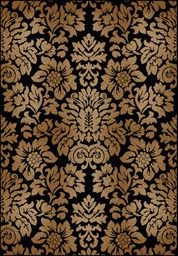
#> input picture job/RM-ImageDetection-custom_rug2/RM-ImageDetection-custom_rug2/custom_color_testMyself/input/m3.jpg, 178 x 256 px, shrunk from 412 x 591 before the run
$ python final_main.py
#> lines starting #> are read from the running program, lines starting #| are printed output that depends on the picture
### job/RM-ImageDetection-custom_rug2/RM-ImageDetection-custom_rug2/custom_color_testMyself/functions/func.py
import numpy as np


def crop(img):
    l1, w1, ch = np.shape(img)
    k =0
    t =0
    k1 =0
    t1 =0
    for i in range(0,int(w1/2)):
        if img[int(l1/2),i,0]!=255 or  img[int(l1/2),i,1]!=255 or  img[int(l1/2),i,2]!=255:
            k = i
            #print(k)
            break
    for i in range(0,int(l1/2)):
        if img[i,int(w1/2),0]!=255 or  img[i,int(w1/2),1]!=255 or  img[i,int(w1/2),2]!=255:
            t = i
            #print(t)
            break

    for i in range(1,int(w1/2)):
        if img[int(l1/2),w1-i,0]!=255 or  img[int(l1/2),w1-i,1]!=255 or  img[int(l1/2),w1-i,2]!=255:
            k1 = w1-i-1
            #print(k1)
            break
    for i in range(1,int(l1/2)):
        if img[l1-i,int(w1/2),0]!=255 or  img[l1-i,int(w1/2),1]!=255 or  img[l1-i,int(w1/2),2]!=255:
            t1 = l1-i-1
            #print(t1)
            break
    img2 = img[t:t1,k:k1,:]
    return img2

def maxRepeating(img, num):
    count = np.zeros([num])
    for i in range(0, 9):
        for j in range(0, num):
            if img[i]==j:
                count[j]= count[j]+1


    result = max(count)
    ind  = np.argmax(count)
    return result, ind

def enhancing(img, clus_num):
    vec = np.zeros([3,3])
    l1, w1 = np.shape(img)
    for i in range(1,l1-1):
        for j in range(1, w1-1):
            vec[:,:] = img[i-1:i+2,j-1:j+2]
            vec1 = vec.reshape((9))
            result, ind = maxRepeating(vec1,   clus_num)
            if result > 3:
                img[i,j] = ind
    return img

def dist1(x,y):
    z = np.sqrt((x[0]-y[0])**2 +(x[1]-y[1])**2+ (x[2]-y[2])**2)
    return z
def dist(x,y):
    z = np.sqrt((x[0]-y[0])**2 +(x[1]-y[1])**2)
    return z
def dist2(x,y):
    z = np.sqrt((x[0]-y[0])**2)
    return z

### job/RM-ImageDetection-custom_rug2/RM-ImageDetection-custom_rug2/custom_color_testMyself/functions/colorFunction.py
# -*- coding: utf-8 -*-

import numpy as np
import cv2
import PIL
from PIL import Image
import matplotlib.pyplot as plt
from functions.EnhanceImage import enhancing
from functions.func import dist, crop, enhancing, dist1, dist2
import colorgram

class FindColor:
    def hsvImage(img):
       img1 =  cv2.cvtColor(img, cv2.COLOR_RGB2HSV)
       return img1

    def make_pil(img):
        new_im = Image.fromarray(img)
        return new_im

    def findDominantColor(img, thresh = 32, hsv = 0):
        if hsv == 1:
            new_im= FindColor.make_pil(FindColor.hsvImage(img))
        else:
            new_im = FindColor.make_pil(img)
        cl = new_im.getcolors(new_im.size[0]*new_im.size[1])
        cl1 =sorted(cl, reverse=True)
        color_zero = np.zeros([3])
        for i in range(1, len(cl1)):
            x1 = cl1[i]
            if x1[1][1]<240 and x1[1][0]<240 and x1[1][2]<240 and dist1(x1[1][:],color_zero)>thresh:
                print(i)
                i = len(cl1)
                break
        colorCent = np.zeros([3])
        colorCent[0] =x1[1][0]
        colorCent[1] =x1[1][1]
        colorCent[2] =x1[1][2]
        return colorCent

    def ColorG(img, hsv =0):
        if hsv == 1:
            new_im= FindColor.make_pil(FindColor.hsvImage(img))
        else:
            new_im = FindColor.make_pil(img)
        colorsG =  colorgram.extract(new_im, 1)
        color_centre1 = np.zeros([3])
        a = colorsG[0]
        color_centre1[0] = a.rgb.r
        color_centre1[1] = a.rgb.g
        color_centre1[2] = a.rgb.b
        return color_centre1

    # [4 lines left out: function meaningColor, not called in this run]

    def makeModel(model, ColorCent, img, thresh, num):
        for i in range(0,img.shape[0]):
            for j in range(0,img.shape[1]):
                if dist1(ColorCent, img[i,j,:])<thresh:
                    model[i,j]= num
        model2 =enhancing(model, num)
        return model2
    def newImg(img, model, num, hsv = 0):
        if hsv == 1:
            imgNew= FindColor.hsvImage(img)
        else:
            imgNew = np.copy(img)
        for i in range(0,img.shape[0]):
            for j in range(0,img.shape[1]):
                if model[i,j]>0:
                     imgNew[i,j,:] = [0,0,0]
        return imgNew
    def finishingColor(model, flag=1):
        count = 0
        for i in range(0, model.shape[0]):
            for j in range(0, model.shape[1]):
                if model[i,j]==0:
                    count += 1
        if (count*10000 )< (model.shape[0]*model.shape[1]):
            flag = 0
        return flag


### job/RM-ImageDetection-custom_rug2/RM-ImageDetection-custom_rug2/custom_color_testMyself/functions/colorgram.py
# -*- coding: utf-8 -*-

from __future__ import unicode_literals
from __future__ import division

import array
from collections import namedtuple
from PIL import Image

import sys
if sys.version_info[0] <= 2:
    range = xrange
    ARRAY_DATATYPE = b'l'
else:
    ARRAY_DATATYPE = 'l'

Rgb = namedtuple('Rgb', ('r', 'g', 'b'))
Hsl = namedtuple('Hsl', ('h', 's', 'l'))

class Color(object):
    def __init__(self, r, g, b, proportion):
        self.rgb = Rgb(r, g, b)
        self.proportion = proportion

    def __repr__(self):
        return "<colorgram.py Color: {}, {}%>".format(
            str(self.rgb), str(self.proportion * 100))

    # [142 lines left out: functions hsl, extract, extract1, sample, pick_used, get_colors and 1 more, not called in this run]

# Useful snippet for testing values:
# print "Pixel #{}".format(str(y * width + x))
# print "h: {}, s: {}, l: {}".format(str(h), str(s), str(l))
# print "R: {}, G: {}, B: {}".format(str(r), str(g), str(b))
# print "Y: {}".format(str(Y))
# print "Packed: {}, binary: {}".format(str(packed), bin(packed)[2:])
# print

# And on the JS side:
# var Y = ~~(img.data[i] * 0.2126 + img.data[i + 1] * 0.7152 + img.data[i + 2] * 0.0722);
# console.log("Pixel #" + i / img.channels);
# console.log("h: " + h[0] + ", s: " + h[1] + ", l: " + h[2]);
# console.log("R: " + img.data[i] + ", G: " + img.data[i + 1] + ", B: " + img.data[i + 2]);
# console.log("Y: " + Y);
# console.log("Packed: " + v + ", binary: " + (v >>> 0).toString(2));
# console.log();

### job/RM-ImageDetection-custom_rug2/RM-ImageDetection-custom_rug2/custom_color_testMyself/final_main.py
# -*- coding: utf-8 -*-
"""
Created on Thu Jan 31 15:22:49 2019

@author: mkm1992
"""

import numpy as np
import cv2
import PIL
from PIL import Image
import matplotlib.pyplot as plt
from functions.EnhanceImage import enhancing
from sklearn.cluster import KMeans
from functions.crop_func import crop
from scipy import ndimage
from functions.func import dist, crop, enhancing, dist1, dist2
import colorgram
from functions.colorFunction import FindColor
############################################### Reading Image
name_nat = 'm3.jpg'
name =  'input/'+name_nat
imag = cv2.imread(name)
#> imag is the input picture: shape (256, 178, 3); mean B, G, R 46.3, 68.1, 90
imag1 = crop(imag)
#> in crop, `img2 = img[t:t1,k:k1,:]`:
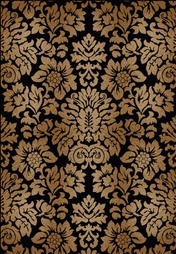
#> img2: shape (254, 176, 3); mean B, G, R 46.8, 68.9, 90.9
imag2 =  imag1[5:-5,5:-5,:]
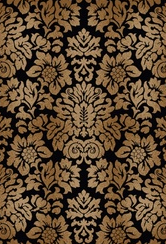
#> imag2: shape (244, 166, 3); mean B, G, R 48.2, 70.5, 92.6
img =  cv2.cvtColor(imag2, cv2.COLOR_BGR2RGB)
plt.imshow(img)
plt.show()
flag_clustering = 1
model = np.zeros([img.shape[0], img.shape[1]])
########################################
imgH =  cv2.cvtColor(img, cv2.COLOR_RGB2HSV)
#> imgH: shape (244, 166, 3); mean H, S, V 22.5, 149.7, 92.8
thresh = 30
img_copy = np.copy(img)
######################################## loop for clustering
hsv = 0
num = 0
while num <3 :#flag_clustering:
   num += 1
   colorCent = FindColor.findDominantColor(img, thresh , hsv)
#> in findDominantColor, `cl = new_im.getcolors(new_im.size[0]*new_im.size[1])`: cl = 14560 items
#> the loop in findDominantColor, `for i in range(1, len(cl1)):` made 125 passes
#> (x1, z in dist1) on passes 1 to 6: ((338, (7, 0, 0)), 7), ((256, (10, 0, 0)), 10), ((253, (4, 0, 0)), 4), ((250, (11, 0, 0)), 11), ((244, (6, 0, 0)), 6), ((198, (13, 0, 0)), 13)
#| 125
#> colorCent = [153, 119, 81]
   color_centre1 = FindColor.ColorG(img, hsv )
#> the loop in get_colors, `for count, index in used[:number_of_colors]:` made 1 pass
#> the loop in get_colors, `for color in colors:` made 1 pass
   #colorCent1 = FindColor.meaningColor(colorCent, color_centre1)
   model = FindColor.makeModel(model, colorCent, img, thresh, num)
#> after the loop in makeModel, `for i in range(0,img.shape[0]):`:
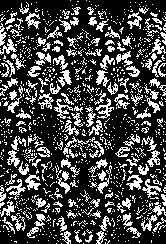
#> model: shape (244, 166) float64; values 0 (black) and 1 (white), 27.6% white in thin lines or dots
#> after the loop in enhancing, `for i in range(1,l1-1):`:
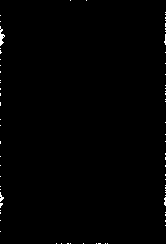
#> img: shape (244, 166) float64; values 0 (black) and 1 (white), 0.51% white in thin lines or dots
   imgNew = FindColor.newImg(img, model, num, hsv)
#> after the loop in newImg, `for i in range(0,img.shape[0]):`:
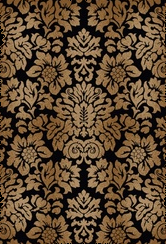
#> imgNew: shape (244, 166, 3); mean R, G, B 91.9, 70, 47.8
   flag_clustering = FindColor.finishingColor(model, flag_clustering)
   img = np.copy(imgNew)
print(num)

for i in range(0,img.shape[0]):
    for j in range(0,img.shape[1]):
        if model[i,j] == 1:
            imgH[i,j,0] =250
            imgH[i,j,1] =200
            if imgH[i,j,2]<10:
                    imgH[i,j,2] =170
#> imgH: shape (244, 166, 3); mean H, S, V 23.6, 150.1, 92.8

imgN2 =  cv2.cvtColor(imgH, cv2.COLOR_HSV2RGB)
plt.imshow(imgN2)
plt.show()

imgN2=cv2.cvtColor(imgN2, cv2.COLOR_BGR2RGB)
name_out = 'output/1'+name_nat
cv2.imwrite(name_out,imgN2)
